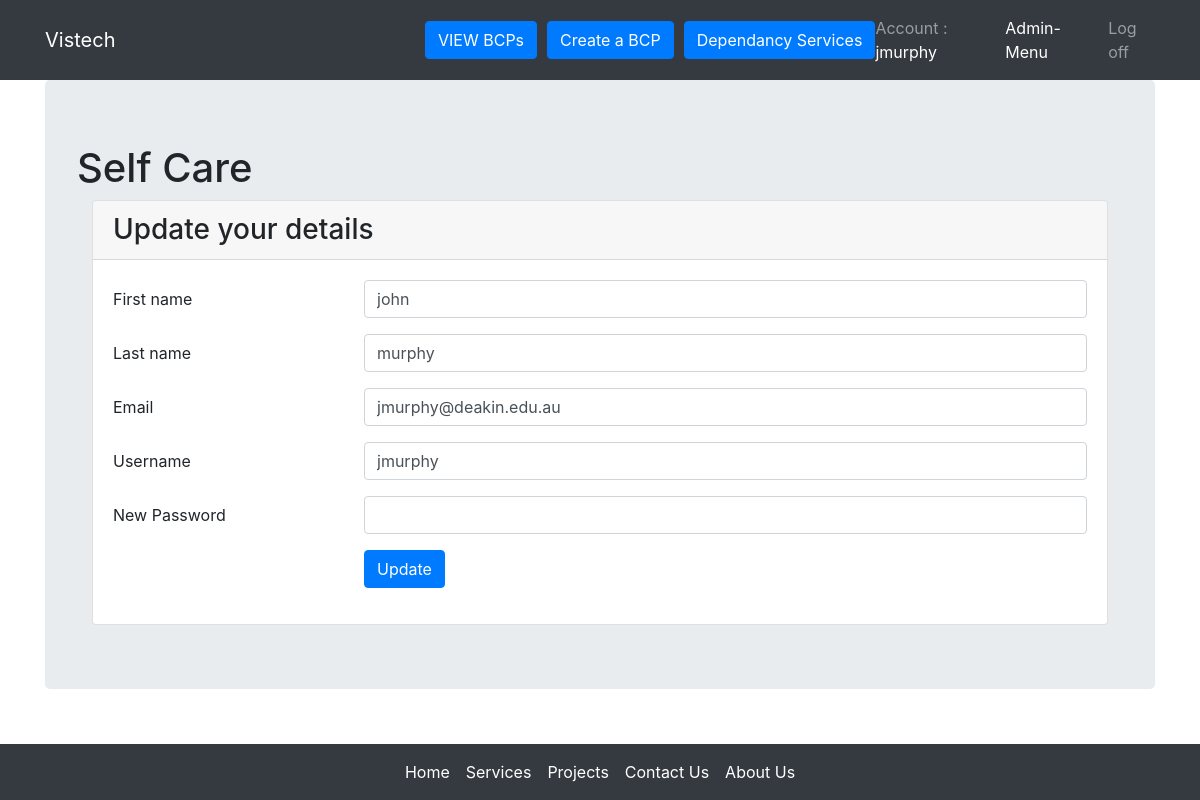
Screenshot of /selfcare.php (signed in) with the database file from the repository.
### tables this page shows
CREATE TABLE `users` (
  `id` int(11) NOT NULL,
  `username` varchar(32) NOT NULL,
  `password` varchar(64) NOT NULL,
  `email` varchar(64) NOT NULL,
  `firstname` varchar(32) NOT NULL,
  `lastname` varchar(32) NOT NULL,
  `creation_date` date NOT NULL,
  `last_login` date NOT NULL,
  `confirm_code` varchar(64) NOT NULL,
  `account_active` tinyint(1) NOT NULL,
  `user_priv_level` int(4) NOT NULL,
  `email_confirmed` tinyint(1) NOT NULL,
  `account_administratively_disabled` tinyint(1) NOT NULL
);

### selfcare.php (the view, shortened to what this page needs)
<?php
require_once "email.php";
?>
<!doctype html>
<html lang="en">
  <head>
    <?php include 'head.php'; ?>
  </head>
  <body>
    <?php include 'navbar.php'; ?>
    <?php
$username = stripslashes($_SESSION["username"]);
$result = $con->query("SELECT * from users WHERE username='$username'");
$row = mysqli_fetch_assoc($result);
$dB_users_email = $row["email"];
$db_users_firstname = $row["firstname"];
$db_users_lastname = $row["lastname"];
            ?>
    <main class="container">
      <div class="jumbotron">
        <h1>Self Care</h1>
        <div class="container form">
                                                <div class="card card-outline-secondary">
                                                        <div class="card-header">
                                                                <h3 class="mb-0">Update your details</h3>
                                                        </div>
                                                        <div class="card-body">
                                                                <form class="form" autocomplete="off" name="update"  method="post">
                                                                        <div class="form-group row">
                                                                        <label class="col-lg-3 col-form-label form-control-label">First name</label>
                                                                        <div class="col-lg-9">
                                                                                <input class="form-control" name="firstname" type="text" value="<?php echo $db_users_firstname; ?>" required />
                                                                        </div>
                                                                        </div>
                                                                        <div class="form-group row">
                                                                        <label class="col-lg-3 col-form-label form-control-label">Last name</label>
                                                                        <div class="col-lg-9">
                                                                                <input class="form-control" name="lastname" type="text" value="<?php echo $db_users_lastname; ?>" required />
                                                                        </div>
                                                                        </div>
                                                                        <div class="form-group row">
                                                                        <label class="col-lg-3 col-form-label form-control-label">Email</label>
                                                                        <div class="col-lg-9">
                                                                                <input class="form-control" name="email" type="email" value="<?php echo $dB_users_email; ?>" required />
                                                                        </div>
                                                                        </div>
                                                                        <div class="form-group row">
                                                                        <label class="col-lg-3 col-form-label form-control-label">Username</label>
                                                                        <div class="col-lg-9">
                                                                                <input class="form-control" name="username" type="text" value="<?php echo $username; ?>" required />
                                                                        </div>
                                                                        </div>
                                                                        <div class="form-group row">
                                                                        <label class="col-lg-3 col-form-label form-control-label">New Password</label>
                                                                        <div class="col-lg-9">
                                                                                <input class="form-control"  pattern=".{4,32}" minlength=4 title="Password should be between 4 and 32 characters" name="password" type="password" id="password" required />
                                                                        </div>
                                                                        </div>
                                                                        <div class="form-group row">
                                                                        <label class="col-lg-3 col-form-label form-control-label"></label>
                                                                        <div class="col-lg-9">
                                                                                <input type="submit" class="btn btn-primary" value="Update">
                                                                        </div>
                                                                        </div>
                                                                </form>
                                                        </div>
                                                </div>
                                        </div>
      </div>
    </main>
    <?php include 'footer.php'?>
  </body>
</html>

### rows the page displays
users: firstname "john", lastname "murphy", email "jmurphy@deakin.edu.au"

### other values shown
$_SESSION["username"] "jmurphy"
